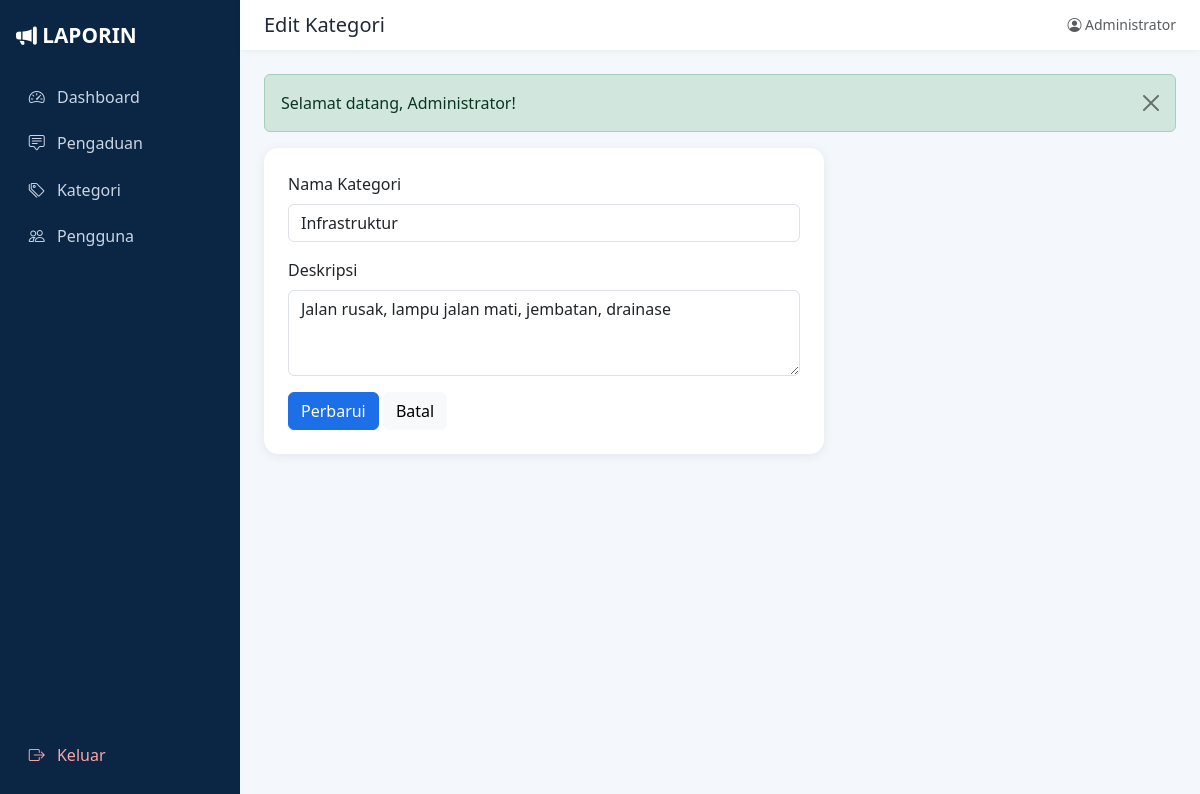
The app's page /admin/kategori/edit.php?id=1 (signed in) with its own data.
### tables this page shows
CREATE TABLE kategori (
    id_kategori   INT AUTO_INCREMENT PRIMARY KEY,
    nama_kategori VARCHAR(100) NOT NULL UNIQUE,
    deskripsi     VARCHAR(255) NULL
);

### admin/kategori/edit.php (the view, shortened to what this page needs)
<?php
require_once __DIR__ . '/../../includes/auth.php';
$id = (int)($_GET['id'] ?? 0);
$stmt = mysqli_prepare($koneksi, "SELECT id_kategori, nama_kategori, deskripsi FROM kategori WHERE id_kategori = ?");
mysqli_stmt_bind_param($stmt, "i", $id);
mysqli_stmt_execute($stmt);
$data = mysqli_fetch_assoc(mysqli_stmt_get_result($stmt));
include __DIR__ . '/../../includes/header.php';
?>
<div class="card p-4" style="max-width:560px">
    <form method="post" novalidate>
        <div class="mb-3"><label class="form-label">Nama Kategori</label><input type="text" name="nama_kategori" class="form-control" value="<?= e($data['nama_kategori']) ?>" required></div>
        <div class="mb-3"><label class="form-label">Deskripsi</label><textarea name="deskripsi" rows="3" class="form-control"><?= e($data['deskripsi']) ?></textarea></div>
        <button class="btn btn-primary">Perbarui</button>
        <a href="index.php" class="btn btn-light">Batal</a>
    </form>
</div>
<?php include __DIR__ . '/../../includes/footer.php'; ?>

### assets/css/style.css (style rules this page uses)
:root { --navy: #0b2545; --navy-2: #13315c; --blue: #1d6fe8; --blue-soft: #e8f0fd; --bg: #f4f7fb; }
body { background: var(--bg); color: #1f2937; font-family: 'Segoe UI', system-ui, -apple-system, sans-serif; }
.btn-primary { background: var(--blue); border-color: var(--blue); }
.card { border: 0; border-radius: .9rem; box-shadow: 0 2px 12px rgba(11,37,69,.07); }

### records on screen
kategori: nama_kategori "Infrastruktur", deskripsi "Jalan rusak, lampu jalan mati, jembatan, drainase"

### other values on screen
$judul "Edit Kategori"
$_SESSION['nama'] "Administrator"
$f['pesan'] "Selamat datang, Administrator!"
